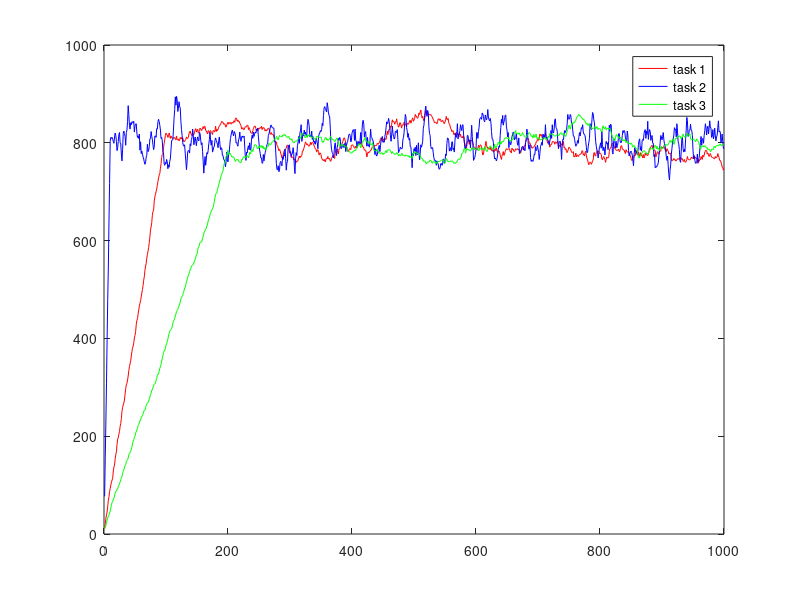

The MATLAB script that drew this image:
x = csvread("0.txt");
y = csvread("1.txt");
z = csvread("2.txt");

time = [1:1000];
res0 = x(:, 1);
res1 = y(:, 1);
res2 = z(:, 1);

plot(time, res0, "-r;task 1;", time, res1, "-b;task 2;", time, res2, "-g;task 3;");